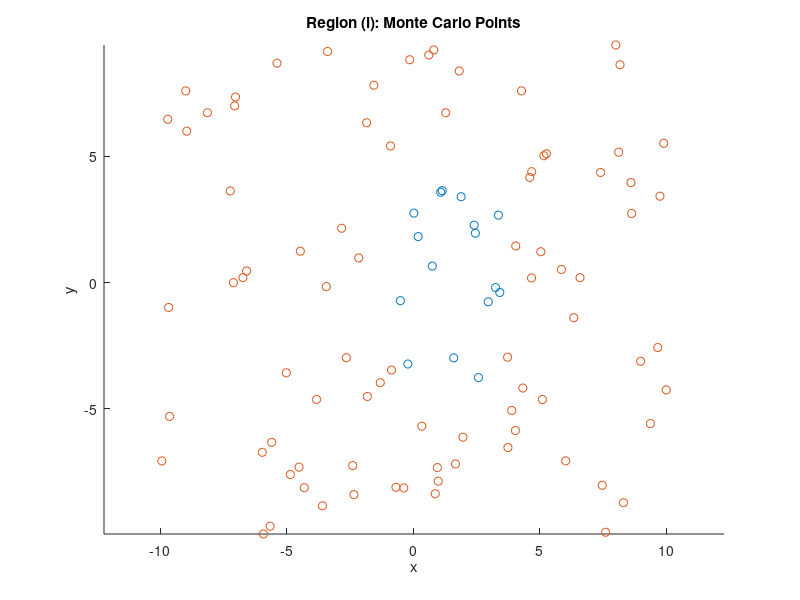
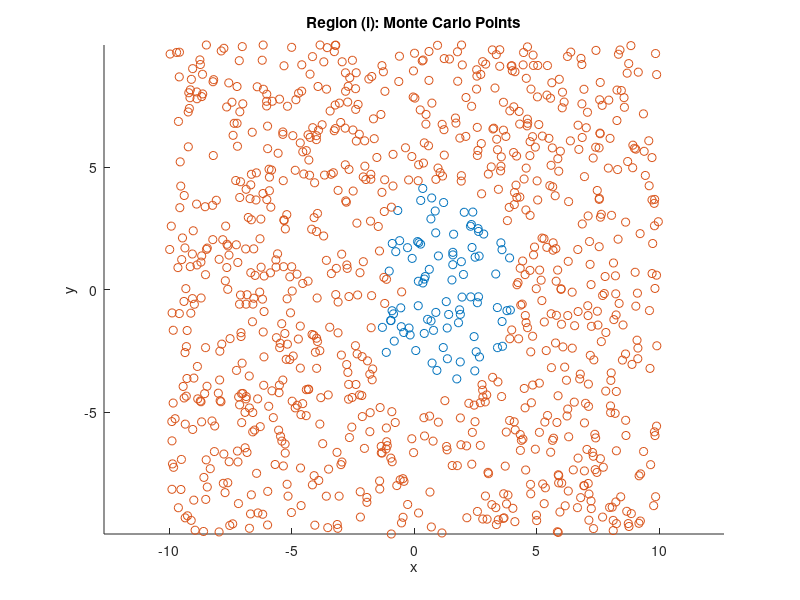
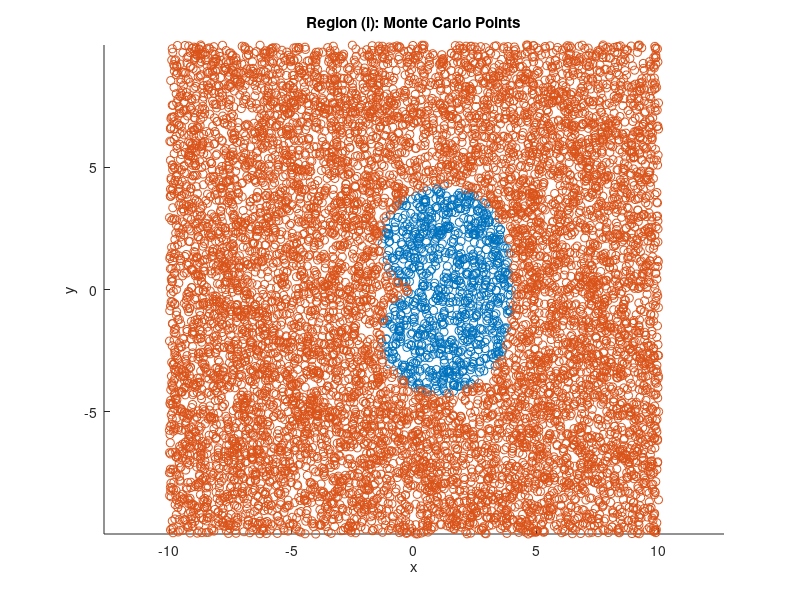
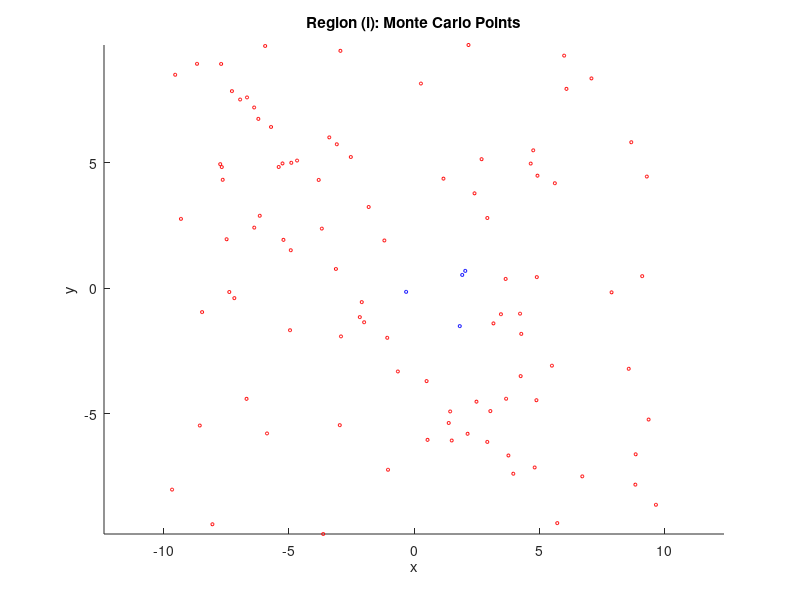

Source code (MATLAB) for these figures, in order: (Note: this script raises an error after producing the figures.)
%%%%%%%%%%%%% Q1_i
clc
clear all;

% Region: (x^2 + y^2 - 2x)^2 <= 4(x^2 + 4y^2)

N_val = [100,1000,10000];

xmin = -10;
xmax = 10;
ymin = -10;
ymax = 10;
box_area = (xmax-xmin)*(ymax-ymin);

for N=N_val
    x = xmin + (xmax-xmin)*rand(N,1)
    y = ymin + (ymax-ymin)*rand(N,1);

    inside = ((x.^2 + y.^2 -2*x).^2 <= 4*(x.^2 + 4*y.^2));

    area = box_area * sum(inside)/N;

    % Standard error
    p = sum(inside)/N;
    error = box_area * sqrt(p*(1-p)/N);

    fprintf('N=%d, Estimated Area = %.4f, Error ≈ %.4f\n', N, area, error);
    
    % Plot region with points
    figure;
    scatter(x(inside), y(inside)); hold on;
    scatter(x(~inside), y(~inside));
    title('Region (i): Monte Carlo Points');
    xlabel('x'); 
    ylabel('y'); 
    axis equal;
end

%%%%%%%%%%%%% Q1_ii
% Region: %
% -5/4 - 3/(3+x^2) <= y <= 5/4 + 3/(3+x^2)
% -1/3 - 5*y^2/6 + y^4/6 <= x <= 11/3 - (2/3)*sqrt(2)*|y|^(3/2)

clc
clear all;

N_val = [100,1000,10000];

xmin = -10;
xmax = 10;
ymin = -10;
ymax = 10;
box_area = (xmax-xmin)*(ymax-ymin);

for N = N_val
    % Generate random points
    x = xmin + (xmax-xmin)*rand(N,1);
    y = ymin + (ymax-ymin)*rand(N,1);

    y_lower = -5/4 -(3./(3+x.^2));
    y_upper = 5/4 + (3./(3+x.^2));

    x_lower = -1/3 - (5*y.^2)/6 + (y.^4)/6;
    x_upper = 11/3 - (2/3)*sqrt(2)*abs(y).^(3/2);
    
    inside = (y_lower <= y & y <= y_upper & x_lower <=x & x<=x_upper);

    area = box_area*sum(inside)/N;

    p = sum(inside)/N;
    error = area*sqrt(p*(1-p)/N);

    fprintf('N=%d, Estimated Area = %.4f, Error ≈ %.4f\n', N, area, error);

    figure;
    scatter(x(inside), y(inside), 5, 'b'); hold on;
    scatter(x(~inside), y(~inside), 5, 'r');
    title('Region (i): Monte Carlo Points');
    xlabel('x'); ylabel('y'); axis equal;

end

%%%%%%%%%%%%% Q2_MC

clc
clear all;

f = @(x) exp(-x.^2);

exact = integral(f,0,1);
disp("Exact Value - "+ exact);

N = 1000;
x_rand = rand(N,1);
I = mean(f(x_rand));

error = abs(I-exact);

fprintf('Plain Monte Carlo:\n');
fprintf('Estimate = %.8f, Error = %.2e\n', I, error);

%%%%%%%%%%%%% Q2_Stratified_Sampling
clc; 
clear; 
close all;

f = @(x) exp(-x.^2);
true_val = integral(f, 0, 1)

N = 1000; 
edges = linspace(0,1,N+1);
strat_samples = zeros(N,1);

for i = 1:N
    u = rand;
    x_strat = edges(i) + u*(edges(i+1)-edges(i));
    strat_samples(i) = f(x_strat);
end
I = mean(strat_samples);
error = abs(I-true_val);
fprintf('Stratified Sampling:\n');
fprintf('Estimate = %.8f, Error = %.2e\n', I, error);

%%%%%%%%%%%%% Q4
clc; 
clear; 
rng(1);

% Parameters
M = 784; 
Gamma = 12; 
m_min = 748; 
m_max = 820; 
N = 1000;    % number of events

% Breit-Wigner function
B = @(m) (Gamma/2) ./ ((m - M).^2 + (Gamma/2)^2);

% (i) Weighted sampling
m_uniform = m_min + (m_max - m_min) * rand(N,1);
weights = B(m_uniform);

figure;
histogram(m_uniform, 40, 'Normalization','pdf','FaceAlpha',0.5); hold on;
scatter(m_uniform, weights/max(weights), 10, 'r','filled');
fplot(@(m) B(m)/max(B(M)), [m_min m_max], 'k','LineWidth',1.5);
title('(i) Weighted Sampling (1000 events)');
xlabel('m [MeV]'); ylabel('Weighted frequency');
legend('Uniform events','Weights','Breit-Wigner (scaled)');

% (ii) Rejection sampling
B0 = B(M); 
m_accept = [];
while numel(m_accept) < N
    m_try = m_min + (m_max - m_min) * rand(N,1);
    accept = m_try(rand(N,1) < B(m_try)/B0);
    m_accept = [m_accept; accept];
end
m_accept = m_accept(1:N);

figure;
histogram(m_accept, 40, 'Normalization','pdf','FaceAlpha',0.7); hold on;
m_vals = linspace(m_min,m_max,1000);
fplot(@(m) B(m)/trapz(m_vals,B(m_vals)), [m_min m_max], 'r','LineWidth',1.5);
title('(ii) Rejection Sampling (1000 events)');
xlabel('m [MeV]'); ylabel('PDF estimate');
legend('Generated events','Breit-Wigner (normalized)');
